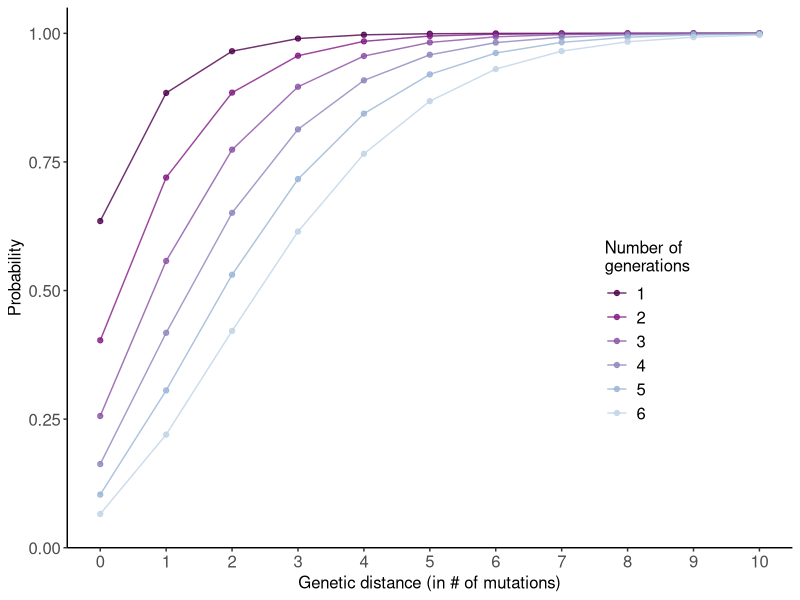

Here is the R script that generated this plot:
library(dplyr)
library(ggplot2)
library(RColorBrewer)

## Function to compute the probability for individuals being n_gen_away of having sequences at a given genetic distance
get_proba_m_mutations <- function(n_max_mutations, mutations_per_day,
                                  mean_gen_time, sd_gen_time,
                                  n_gen_away = 1){
  
  ## n_max_mutations: Upper bound for number of mutations for which this probability is computed
  ## mutations_per_day: pathogen mutation rate (in mutations per day)
  ## mean_gen_time: mean generation time (in days)
  ## sd_gen_time: SD for the generation time (in days)
  ## n_gen_away: number of generations separating two individuals
  
  ## Parameters of the Gamma distribution used for the generation time
  alpha_gen_time <- (mean_gen_time^2) / (sd_gen_time)^2
  beta_gen_time <- mean_gen_time / (sd_gen_time)^2
  
  ## Derive the probability density vector
  vec_m <- 0:n_max_mutations
  tmp_ratio <- beta_gen_time / (mutations_per_day + beta_gen_time)
  vec_density <- sapply(vec_m, FUN = function(nb_mutations_away_obs){
    dnbinom(x = nb_mutations_away_obs, size = alpha_gen_time*n_gen_away, prob = tmp_ratio)
  })
  
  vec_proba <- vec_density/sum(vec_density)
  
  df_res <- tibble(n_mutations_away = vec_m,
                   proba = vec_density)
  
  return(df_res)
}

## Parameters used for the simulation of a SARS-CoV-2 like virus
mutation_rate_per_day <- 32.765 / 365
1/mutation_rate_per_day
mean_gen_time <- 5.9
sd_gen_time <- 4.8

vec_nb_gen_away <- 1:6
df_proba <- Reduce('bind_rows', lapply(vec_nb_gen_away, FUN = function(curr_n_gen_away){
  get_proba_m_mutations(n_max_mutations = 40, mutation_rate_per_day,
                        mean_gen_time, sd_gen_time,
                        n_gen_away = curr_n_gen_away) %>% 
    mutate(g_gen = curr_n_gen_away)
}))

plt_relationship_proba_mutation <- df_proba %>% 
  group_by(g_gen) %>% arrange(n_mutations_away) %>% mutate(cum_proba = cumsum(proba)) %>% 
  filter(n_mutations_away <= 10) %>% 
  ggplot(aes(x = as.factor(n_mutations_away),
             y = cum_proba, group = g_gen, colour = as.factor(g_gen))) +
  geom_line(alpha = 0.8) +
  geom_point(alpha = 0.8) +
  scale_x_discrete(name = 'Genetic distance (in # of mutations)',
                   expand = expansion(mult = c(0.05, 0.05))) +
  scale_y_continuous(name = 'Probability', limits = c(0., 1.),
                     expand = expansion(mult = c(0., 0.05))) +
  scale_colour_manual(values = colorRampPalette(colors = brewer.pal(9, 'BuPu')[-(1:2)] %>% rev())(6),
                      name = 'Number of\ngenerations') +
  theme_classic() +
  theme(legend.position = c(0.8, 0.4),
        legend.background = element_blank(),
        axis.text = element_text(size = 12),
        legend.text = element_text(size = 12),
        legend.title = element_text(size = 12),
        axis.title = element_text(size = 12)) +
  guides(colour = guide_legend(ncol = 1))

plot(plt_relationship_proba_mutation)
